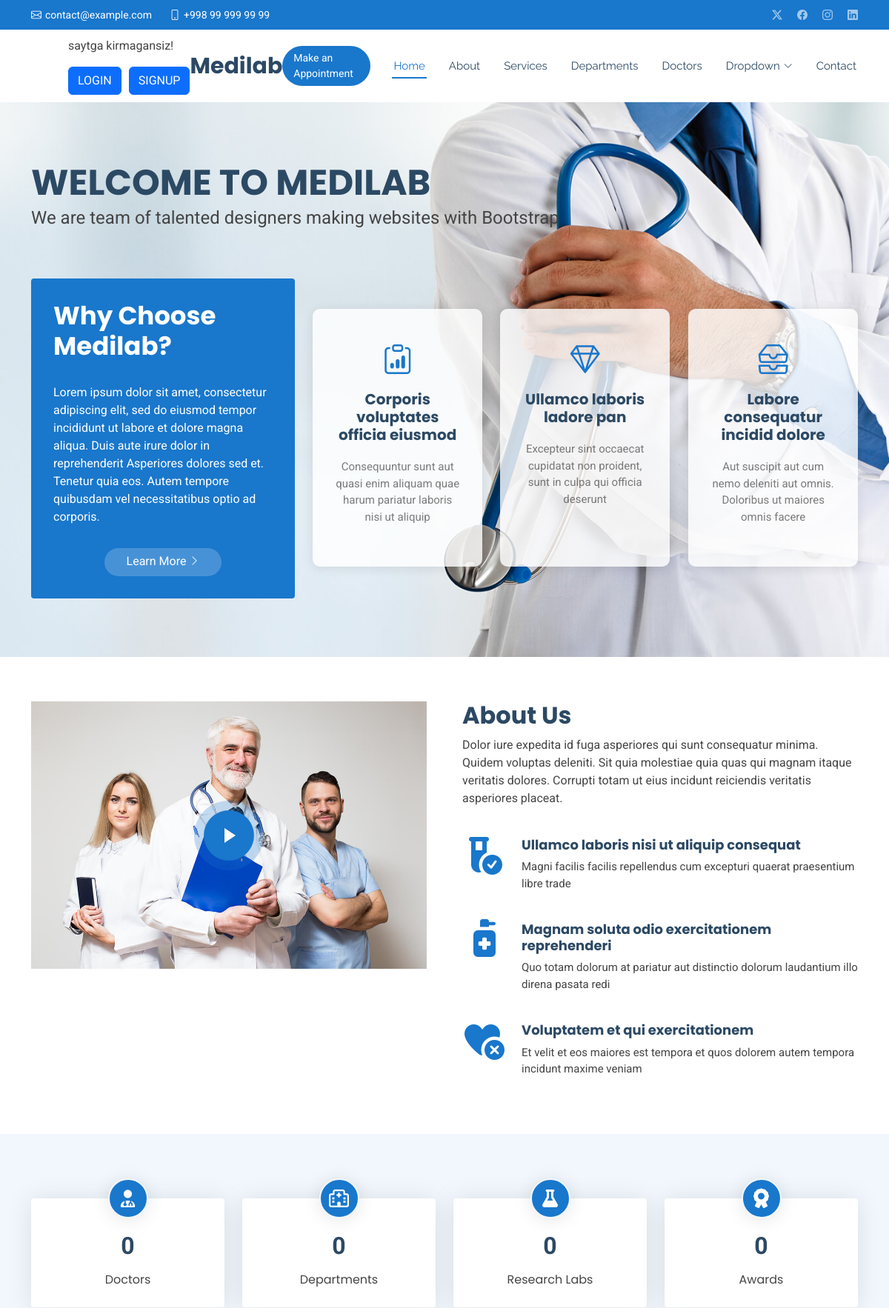
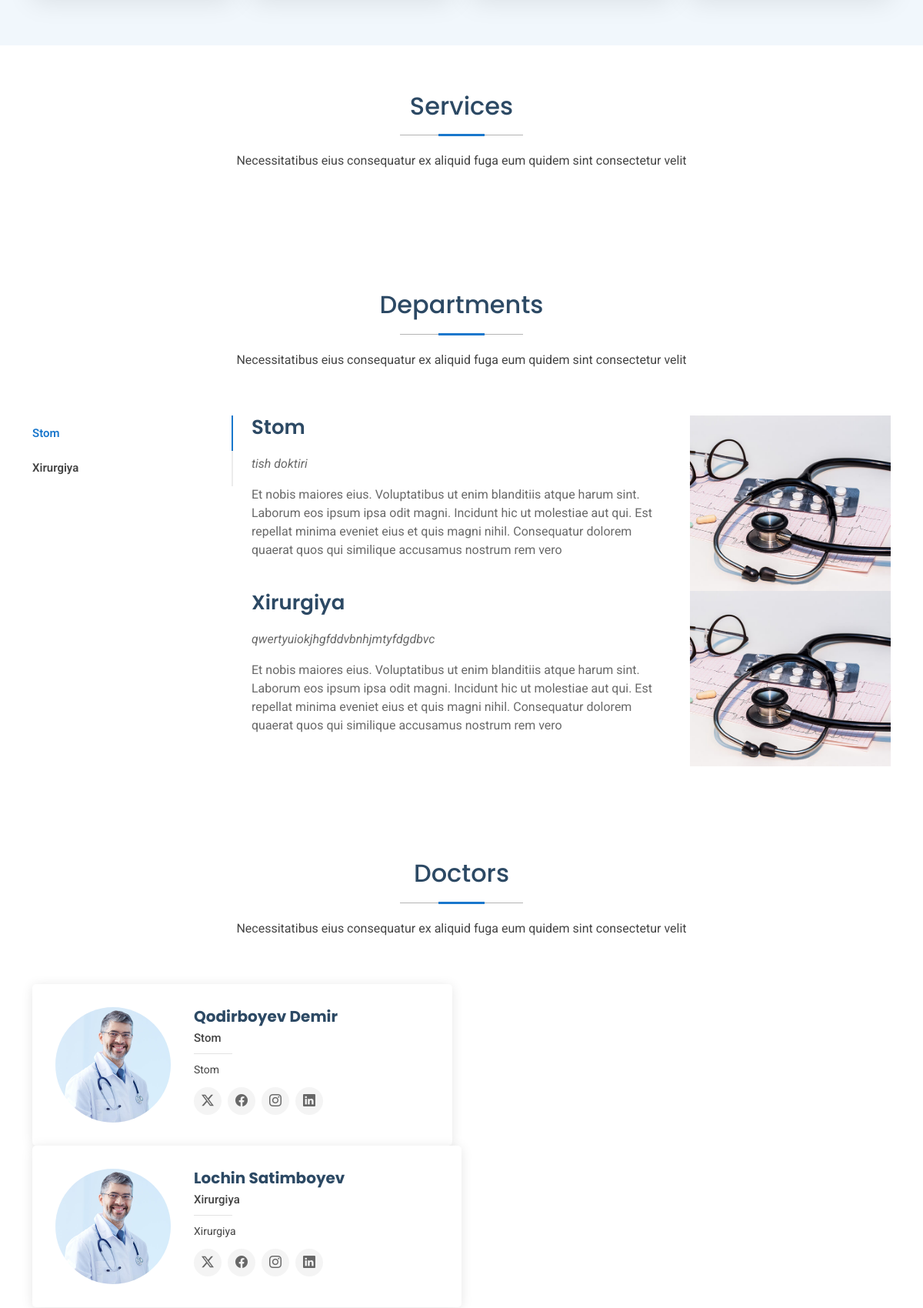
The page / (upper part) on the database its author committed (2 pictures, top to bottom).
### hospital/models.py (models this page shows, shortened)
class Department(models.Model):
    name = models.CharField(max_length=100)
    descriptions = models.TextField()
    def __str__(self):
        return self.name

class Doctor(models.Model):
    full_name = models.CharField(max_length=100)
    department = models.ForeignKey(Department, on_delete=models.CASCADE)
    speciality = models.CharField(max_length=100)
    image = models.ImageField(upload_to='doctors/')

### home/views.py (the view)
# urls.py: path('',view_templates, name='home'),
def view_templates(request):
    doctors = Doctor.objects.all()
    departments = Department.objects.all()
    services = Service.objects.all()
    appointments = Appointment.objects.all()
    context = {'doctors': doctors,
               'departments': departments,
               'services': services,
               'appointments': appointments,}
    return render(request,'index.html', context)

### templates/index.html (shortened to what this page needs)
{% extends 'base.html' %}
{% load static %}
{% block content %}
  {% include 'sections/_hero.html' %}
  {% include 'sections/_about.html' %}
  {% include 'sections/_stats.html' %}
  {% include 'sections/_services.html' %}
  {% include 'sections/_departments.html' %}
  {% include 'sections/_doctors.html' %}
{% endblock %}

### templates/Base.html (shortened to what this page needs)
{% load static %}
<!DOCTYPE html>
<html lang="en">
<head>
  <link href="{% static 'assets/vendor/bootstrap/css/bootstrap.min.css' %}" rel="stylesheet">
  <link href="{% static 'assets/vendor/bootstrap-icons/bootstrap-icons.css' %}" rel="stylesheet">
  <link href="{% static 'assets/vendor/aos/aos.css' %}" rel="stylesheet">
  <link href="{% static 'assets/vendor/fontawesome-free/css/all.min.css' %}" rel="stylesheet">
  <link href="{% static 'assets/vendor/glightbox/css/glightbox.min.css' %}" rel="stylesheet">
  <link href="{% static 'assets/vendor/swiper/swiper-bundle.min.css' %}" rel="stylesheet">
  <link href="{% static 'assets/css/main.css' %}" rel="stylesheet">
</head>
<body class="index-page">
{% include 'includes/_header.html' %}
  <main class="main">
    {% block content %}
    {% endblock content %}
  </main>
</body>
</html>

### templates/includes/_header.html (shortened to what this page needs)
{% load static %}
 <header id="header" class="header sticky-top">
    <div class="topbar d-flex align-items-center">
      <div class="container d-flex justify-content-center justify-content-md-between">
        <div class="contact-info d-flex align-items-center">
          <i class="bi bi-envelope d-flex align-items-center"><a href="mailto:contact@example.com">contact@example.com</a></i>
          <i class="bi bi-phone d-flex align-items-center ms-4"><span>+998 99 999 99 99</span></i>
        </div>
        <div class="social-links d-none d-md-flex align-items-center">
          <a href="#" class="twitter"><i class="bi bi-twitter-x"></i></a>
          <a href="#" class="facebook"><i class="bi bi-facebook"></i></a>
          <a href="#" class="instagram"><i class="bi bi-instagram"></i></a>
          <a href="#" class="linkedin"><i class="bi bi-linkedin"></i></a>
        </div>
      </div>
    </div>
    <div class="branding d-flex align-items-center">
      <div class="container position-relative d-flex align-items-center justify-content-between">
        <a href="index.html" class="logo d-flex align-items-center me-auto">
          <h1 class="sitename">Medilab</h1>
        </a>
        <nav id="navmenu" class="navmenu">
          <ul>
            <li><a href="#hero" class="active">Home<br></a></li>
            <li><a href="#about">About</a></li>
            <li><a href="#services">Services</a></li>
            <li><a href="#departments">Departments</a></li>
            <li><a href="#doctors">Doctors</a></li>
            <li class="dropdown"><a href="#"><span>Dropdown</span> <i class="bi bi-chevron-down toggle-dropdown"></i></a>
            </li>
            <li><a href="#contact">Contact</a></li>
          </ul>
        </nav>
 <div style="margin-left: 50px;">
    {% if user.is_authenticated %}
        <p>{{ user.username }}</p>
        <form method="post" action="{% url 'logout' %}">
            {% csrf_token %}
            <button type="submit" class="btn btn-primary">LOGOUT</button>
        </form>
    {% else %}
        <p>saytga kirmagansiz!</p>
        <div style="display: flex; gap: 10px;">
            <form action="{% url 'login' %}" method="post">
                <button type="submit" class="btn btn-primary">LOGIN</button>
            </form>
            <form action="{% url 'signup' %}" method="post">
                <button type="submit" class="btn btn-primary">SIGNUP</button>
            </form>
        </div>
    {% endif %}
</div>
        <a class="cta-btn d-none d-sm-block" href="#appointment">Make an Appointment</a>
      </div>
    </div>
  </header>

### templates/sections/_hero.html (shortened to what this page needs)
{% load static %}
    <section id="hero" class="hero section light-background">
      <div class="container position-relative">
        <div class="welcome position-relative" data-aos="fade-down" data-aos-delay="100">
          <h2>WELCOME TO MEDILAB</h2>
          <p>We are team of talented designers making websites with Bootstrap</p>
        </div>
        <div class="content row gy-4">
          <div class="col-lg-4 d-flex align-items-stretch">
            <div class="why-box" data-aos="zoom-out" data-aos-delay="200">
              <h3>Why Choose Medilab?</h3>
              <p>
                Lorem ipsum dolor sit amet, consectetur adipiscing elit, sed do eiusmod tempor incididunt ut labore et dolore magna aliqua. Duis aute irure dolor in reprehenderit
                Asperiores dolores sed et. Tenetur quia eos. Autem tempore quibusdam vel necessitatibus optio ad corporis.
              </p>
              <div class="text-center">
                <a href="#about" class="more-btn"><span>Learn More</span> <i class="bi bi-chevron-right"></i></a>
              </div>
            </div>
          </div>
          <div class="col-lg-8 d-flex align-items-stretch">
            <div class="d-flex flex-column justify-content-center">
              <div class="row gy-4">
                <div class="col-xl-4 d-flex align-items-stretch">
                  <div class="icon-box" data-aos="zoom-out" data-aos-delay="300">
                    <i class="bi bi-clipboard-data"></i>
                    <h4>Corporis voluptates officia eiusmod</h4>
                    <p>Consequuntur sunt aut quasi enim aliquam quae harum pariatur laboris nisi ut aliquip</p>
                  </div>
                </div>
                <div class="col-xl-4 d-flex align-items-stretch">
                  <div class="icon-box" data-aos="zoom-out" data-aos-delay="400">
                    <i class="bi bi-gem"></i>
                    <h4>Ullamco laboris ladore pan</h4>
                    <p>Excepteur sint occaecat cupidatat non proident, sunt in culpa qui officia deserunt</p>
                  </div>
                </div>
                <div class="col-xl-4 d-flex align-items-stretch">
                  <div class="icon-box" data-aos="zoom-out" data-aos-delay="500">
                    <i class="bi bi-inboxes"></i>
                    <h4>Labore consequatur incidid dolore</h4>
                    <p>Aut suscipit aut cum nemo deleniti aut omnis. Doloribus ut maiores omnis facere</p>
                  </div>
                </div>
              </div>
            </div>
          </div>
        </div>
      </div>
    </section>

### templates/sections/_about.html
{% load static %}
    <section id="about" class="about section">
      <div class="container">
        <div class="row gy-4 gx-5">
          <div class="col-lg-6 position-relative align-self-start" data-aos="fade-up" data-aos-delay="200">
            <img src="static/assets/img/about.jpg" class="img-fluid" alt="">
            <a href="https://www.youtube.com/watch?v=Y7f98aduVJ8" class="glightbox pulsating-play-btn"></a>
          </div>
          <div class="col-lg-6 content" data-aos="fade-up" data-aos-delay="100">
            <h3>About Us</h3>
            <p>
              Dolor iure expedita id fuga asperiores qui sunt consequatur minima. Quidem voluptas deleniti. Sit quia molestiae quia quas qui magnam itaque veritatis dolores. Corrupti totam ut eius incidunt reiciendis veritatis asperiores placeat.
            </p>
            <ul>
              <li>
                <i class="fa-solid fa-vial-circle-check"></i>
                <div>
                  <h5>Ullamco laboris nisi ut aliquip consequat</h5>
                  <p>Magni facilis facilis repellendus cum excepturi quaerat praesentium libre trade</p>
                </div>
              </li>
              <li>
                <i class="fa-solid fa-pump-medical"></i>
                <div>
                  <h5>Magnam soluta odio exercitationem reprehenderi</h5>
                  <p>Quo totam dolorum at pariatur aut distinctio dolorum laudantium illo direna pasata redi</p>
                </div>
              </li>
              <li>
                <i class="fa-solid fa-heart-circle-xmark"></i>
                <div>
                  <h5>Voluptatem et qui exercitationem</h5>
                  <p>Et velit et eos maiores est tempora et quos dolorem autem tempora incidunt maxime veniam</p>
                </div>
              </li>
            </ul>
          </div>
        </div>
      </div>
    </section>

### templates/sections/_stats.html
{% load static %}
    <section id="stats" class="stats section light-background">
      <div class="container" data-aos="fade-up" data-aos-delay="100">
        <div class="row gy-4">
          <div class="col-lg-3 col-md-6 d-flex flex-column align-items-center">
            <i class="fa-solid fa-user-doctor"></i>
            <div class="stats-item">
              <span data-purecounter-start="0" data-purecounter-end="85" data-purecounter-duration="1" class="purecounter"></span>
              <p>Doctors</p>
            </div>
          </div>
          <div class="col-lg-3 col-md-6 d-flex flex-column align-items-center">
            <i class="fa-regular fa-hospital"></i>
            <div class="stats-item">
              <span data-purecounter-start="0" data-purecounter-end="18" data-purecounter-duration="1" class="purecounter"></span>
              <p>Departments</p>
            </div>
          </div>
          <div class="col-lg-3 col-md-6 d-flex flex-column align-items-center">
            <i class="fas fa-flask"></i>
            <div class="stats-item">
              <span data-purecounter-start="0" data-purecounter-end="12" data-purecounter-duration="1" class="purecounter"></span>
              <p>Research Labs</p>
            </div>
          </div>
          <div class="col-lg-3 col-md-6 d-flex flex-column align-items-center">
            <i class="fas fa-award"></i>
            <div class="stats-item">
              <span data-purecounter-start="0" data-purecounter-end="150" data-purecounter-duration="1" class="purecounter"></span>
              <p>Awards</p>
            </div>
          </div>
        </div>
      </div>
    </section>

### templates/sections/_services.html (shortened to what this page needs)
{% load static %}
    <section id="services" class="services section">
      <div class="container section-title" data-aos="fade-up">
        <h2>Services</h2>
        <p>Necessitatibus eius consequatur ex aliquid fuga eum quidem sint consectetur velit</p>
      </div>
    </section>

### templates/sections/_departments.html (shortened to what this page needs)
{% load static %}
    <section id="departments" class="departments section">
      <div class="container section-title" data-aos="fade-up">
        <h2>Departments</h2>
        <p>Necessitatibus eius consequatur ex aliquid fuga eum quidem sint consectetur velit</p>
      </div>
      <div class="container" data-aos="fade-up" data-aos-delay="100">
        <div class="row">
          <div class="col-lg-3">
            <ul class="nav nav-tabs flex-column">
              {% for dept in departments %}
          <li class="nav-item">
            <a class="nav-link {% if forloop.first %}active show{% endif %}" data-bs-toggle="tab" href="#dept-{{ dept.id }}">
              {{ dept.name }}
            </a>
          </li>
          {% endfor %}
            </ul>
          </div>
          <div class="col-lg-9 mt-4 mt-lg-0">
            <div class="tab-content">
              {% for d in departments %}
              <div class="tab-pane active show" id="departments-tab-1">
                <div class="row">
                  <div class="col-lg-8 details order-2 order-lg-1">
                    <h3>{{ d.name }}</h3>
                    <p class="fst-italic">{{ d.descriptions }}</p>
                    <p>Et nobis maiores eius. Voluptatibus ut enim blanditiis atque harum sint. Laborum eos ipsum ipsa odit magni. Incidunt hic ut molestiae aut qui. Est repellat minima eveniet eius et quis magni nihil. Consequatur dolorem quaerat quos qui similique accusamus nostrum rem vero</p>
                  </div>
                  <div class="col-lg-4 text-center order-1 order-lg-2">
                    <img src="static/assets/img/departments-1.jpg" alt="" class="img-fluid">
                  </div>
                </div>
              </div>
              {% endfor %}
                </div>
              </div>
            </div>
          </div>
    </section>

### templates/sections/_doctors.html (shortened to what this page needs)
{% load static %}
    <section id="doctors" class="doctors section">
      <div class="container section-title" data-aos="fade-up">
        <h2>Doctors</h2>
        <p>Necessitatibus eius consequatur ex aliquid fuga eum quidem sint consectetur velit</p>
      </div>
      <div class="container">
        <div class="row gy-4">
         {% for d in doctors %}
          <div class="col-lg-6" data-aos="fade-up" data-aos-delay="100">
            <div class="team-member d-flex align-items-start">
              <div class="pic"><img src="static/assets/img/doctors/doctors-1.jpg" class="img-fluid" alt=""></div>
              <div class="member-info">
                <h4>{{ d.full_name }}</h4>
                <span>{{ d.department }}</span>
                <p>{{ d.speciality }}</p>
                <div class="social">
                  <a href=""><i class="bi bi-twitter-x"></i></a>
                  <a href=""><i class="bi bi-facebook"></i></a>
                  <a href=""><i class="bi bi-instagram"></i></a>
                  <a href=""> <i class="bi bi-linkedin"></i> </a>
                </div>
              </div>
            </div>
          </div>
        </div>
     {% endfor %}
    </section>

### templates/sections/_faq.html (shortened to what this page needs)
{% load static %}

### templates/sections/_testimonials.html (shortened to what this page needs)
{% load static %}

### templates/sections/_gallery.html (shortened to what this page needs)
{% load static %}

### templates/sections/_contact.html (shortened to what this page needs)
{% load static %}

### templates/sections/_appointment.html (shortened to what this page needs)
{% load static %}

### templates/includes/_footer.html (shortened to what this page needs)
{% load static %}

### rows shown on the page
Department: name "Stom", descriptions "tish doktiri"
Department: name "Xirurgiya", descriptions "qwertyuiokjhgfddvbnhjmtyfdgdbvc"
Doctor: full_name "Qodirboyev Demir", department "Stom", speciality "Stom"
Doctor: full_name "Lochin Satimboyev", department "Xirurgiya", speciality "Xirurgiya"
